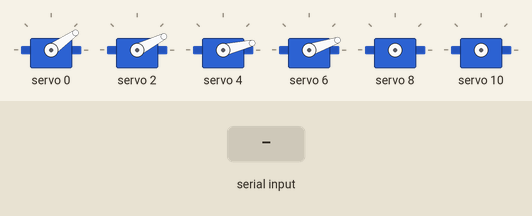
This sketch was run on a simulated Arduino Uno, built with avr-gcc and run on an emulated ATmega328P. Parts: 6 × servo. Inputs (shaded band) come from the test bench. What the sketch prints to the serial monitor is not drawn.

Above: at 1.2 s.
1.3 s: "90,45,200\n" received over Serial
At 1.8 s:
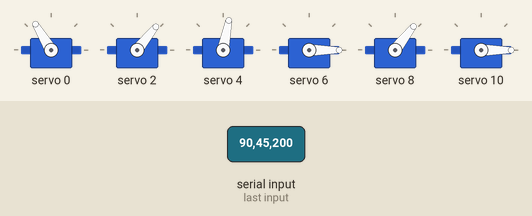
2.8 s: "30,150,10\n" received over Serial
At 4.0 s:
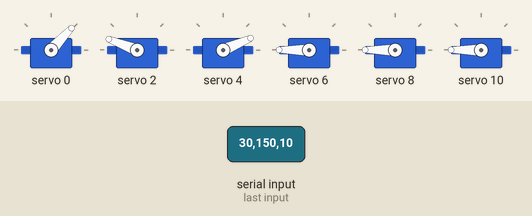
4.3 s: "5\n" received over Serial
At 5.2 s:
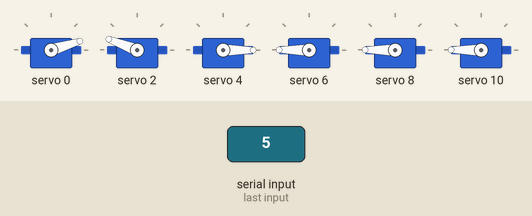
5.8 s: "90\n" received over Serial
At 6.3 s:
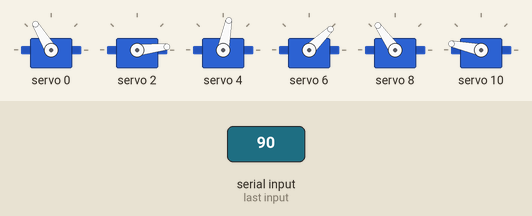
7.3 s: "200\n" received over Serial
At 8.5 s:
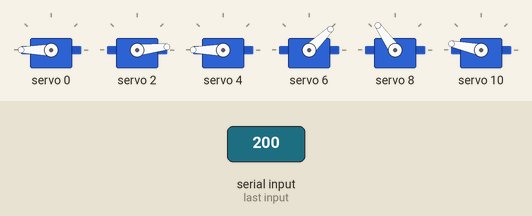
8.8 s: "1,90\n" received over Serial
At 9.8 s:
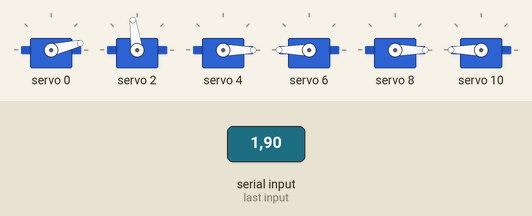
Timing chart, 0 to 11.3 s (numbered marks = the images above; inputs shaded):
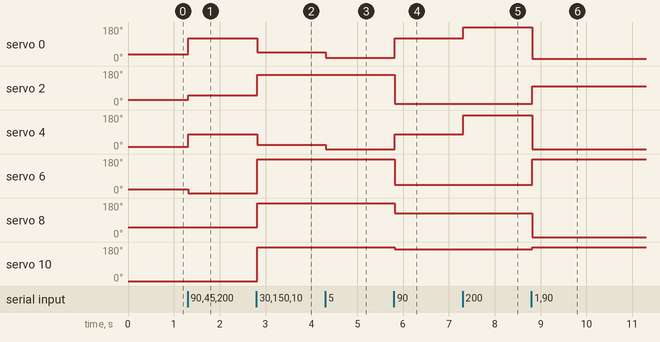

Measured:
- after the input at 1.3 s, servo 0: 35° → 121° at once; servo 2: 27° → 51° at once; servo 4: 13° → 79° at once; servo 6: 19° → 0° at once
- after the input at 2.8 s, servo 0: 121° → 47° at once; servo 2: 51° → 159° at once; servo 4: 79° → 23° at once; servo 6, servo 10: 0° → 180° at once; servo 8: 52° → 180° at once
- after the input at 4.3 s, servo 0: 47° → 17° at once; servo 4: 23° → 0° at once
- after the input at 5.8 s, servo 0: 17° → 121° at once; servo 2: 159° → 6° at once; servo 4: 0° → 79° at once; servo 6: 180° → 44° at once; servo 8: 180° → 125° at once
- after the input at 7.3 s, servo 0: 121° → 180° at once; servo 4: 79° → 180° at once
- after the input at 8.8 s, servo 0: 180° → 13° at once; servo 2: 6° → 98° at once; servo 4: 180° → 0° at once; servo 6: 44° → 180° at once; servo 8: 125° → 0° at once

The sketch:

ServoProgram.ino
```cpp
#include <Wire.h>
#include <Adafruit_PWMServoDriver.h>

// called this way, it uses the default address 0x40
Adafruit_PWMServoDriver pwm = Adafruit_PWMServoDriver();

#define SERVOMIN  102 // This is the 'minimum' pulse length count (out of 4096)
#define SERVOMAX  512 // This is the 'maximum' pulse length count (out of 4096)
#define USMIN  408 // This is the rounded 'minimum' microsecond length based on the minimum pulse of 150
#define USMAX  2048 // This is the rounded 'maximum' microsecond length based on the maximum pulse of 600
#define SERVO_FREQ 50 // Analog servos run at ~50 Hz updates

// our servo # counter
uint8_t servonum = 0;


//#############################
String x;
char *ejes[2];
char *separador = NULL;

int segundos = 0;
//#############################

int ojo_izq_x = 0;
int ojo_izq_y = 2;
int ojo_der_x = 4;
int ojo_der_y = 6;
int parpadosUp = 8;
int parpadoDown = 10;

void setup() {

  pwm.begin();
  pwm.setOscillatorFrequency(27000000);
  pwm.setPWMFreq(SERVO_FREQ);  // Analog servos run at ~50 Hz updates

  Serial.begin(115200);
  Serial.setTimeout(10);


  setServo(0, 37);
  setServo(2, 29);
  setServo(4, 17);
  setServo(6, 22);
  //setServo(8, 40);
  //setServo(10, 0);

}

void setServo(uint8_t n_servo, int angulo) {
  int duty;
  duty = map(angulo, 0, 180, SERVOMIN, SERVOMAX);
  pwm.setPWM(n_servo, 0, duty);
}

void loop() {

  while (!Serial.available());
    x = Serial.readString();


      //ojo izquierdo va de 15 a 60 en el X || de 10 a 48 en el Y
      //ojo derecho va de 0 a 35 - 15 default en el X || de 0 a 45 en el Y
      // el parpado superior va de 0 a 130 - 90 default
      // el parpado inferior de 30 a 120 - 90 default

    byte index = 0;
    separador = strtok(x.c_str(), ",");  // delimiter
    while (separador != NULL)
    {
      ejes[index] = separador;
      index++;
      separador = strtok(NULL, ",");
    }

//    Serial.print("Eje X: ");
//    Serial.print(ejes[0]);
//    Serial.print(" || ");
//    Serial.print("Eje Y: ");
//    Serial.print(ejes[1]);

  int x = String(ejes[0]).toInt();
  int y = String(ejes[1]).toInt();

  int xizq = map(x, 0, 40, 15, 60);
  setServo(0, xizq);
  int yizq = map(y, 0, 40, 10, 48);
  setServo(2, yizq);

  int xder = map(x, 0, 40, 0, 35);
  setServo(4, xder);
  int yder = map(y, 40, 0, 0, 45);
  setServo(6, yder);

  int auxiliar = map(y, 0, 40, 15, 40);
  int parpadosUp = map(auxiliar, 15, 40, 120, 60);
  setServo(8, parpadosUp);

  auxiliar = map(y, 40, 0, 40, 10);
  int parpadosDown = map(y, 40, 10, 0, 120);
  //Serial.print(parpadosDown);
  setServo(10, parpadosDown);


  if (segundos >= 150) {
    Serial.print("parpadeo");
    parpadear(parpadosUp, parpadosDown);
    segundos = 0;
  }

  delay(10);
  Serial.print(segundos);
  segundos = segundos + 10;
}

void parpadear(int parpadosUp, int parpadosDown){
  setServo(8, 120);
  setServo(10, 0);
  delay(120);
  setServo(8, parpadosUp);
  setServo(10, parpadosDown);
}
```
